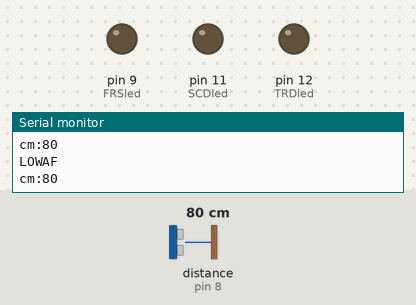
The sketch below on a simulated Arduino Uno, built with avr-gcc and run on an emulated ATmega328P. Parts: output pins drawn as LEDs (lit = HIGH), the last lines printed to the serial monitor. Wiring (inferred from the names in the program): ultrasonic range finder: trigger pin 7; echo pin 8. Inputs (shaded band) come from the test bench; at power-on: distance to the obstacle (sensor on pin 8) 80 cm. The echo pulse lasts 58.3 µs per cm; pins used as bus, display or sensor lines are not drawn.

Above: at 1.2 s.
1.3 s: distance to the obstacle (sensor on pin 8) set to 34 cm
2.8 s: distance to the obstacle (sensor on pin 8) set to 28 cm
At 3.5 s:
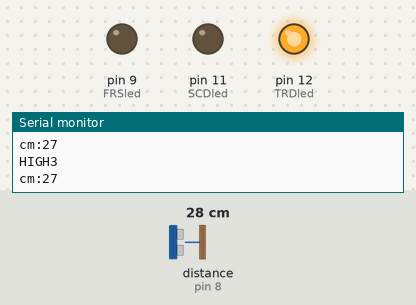
4.4 s: distance to the obstacle (sensor on pin 8) set to 17 cm
At 4.9 s:
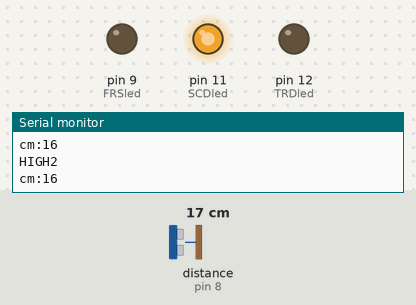
6.0 s: distance to the obstacle (sensor on pin 8) set to 2 cm
At 7.1 s:
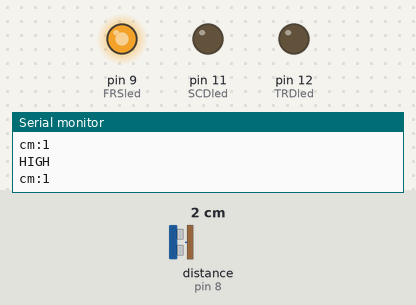
7.6 s: distance to the obstacle (sensor on pin 8) set to 120 cm
At 9.1 s:
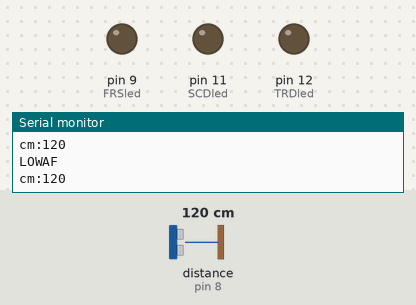
Timing chart, 0 to 10.6 s (numbered marks = the images above; inputs shaded):
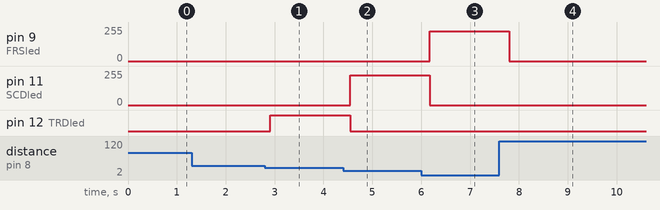

Measured:
- the behaviour switches between 31 and 30 cm on distance to the obstacle (sensor on pin 8) (found by bisection; images 0 and 1)
- after the input at 2.8 s, pin 12 (TRDled): LOW → HIGH after 0.11 s
- after the input at 4.4 s, pin 11 (SCDled): 0/255 → 225/255 after 0.15 s; pin 12 (TRDled): HIGH → LOW after 0.15 s
- after the input at 6.0 s, pin 9 (FRSled): 0/255 → 225/255 after 0.18 s; pin 11 (SCDled): 225/255 → 0/255 after 0.18 s
- after the input at 7.6 s, pin 9 (FRSled): 225/255 → 0/255 after 0.20 s

The sketch:

HC04_RGB_LED.ino
```cpp
const int EchoPin = 8; //feel the back-wave from the trig
const int TrigPin = 7; //trigers the chip to work
const int FRSled = 9;
const int SCDled = 11;
const int TRDled = 12;

long microsecondsToCentimeters(long microseconds) {
  return microseconds/29/2;
}

void setup() {
  Serial.begin(9600);
  pinMode(TrigPin, OUTPUT);
  pinMode(EchoPin, INPUT);
}

void loop() {
  long duration, cm;

  digitalWrite(TrigPin, LOW);
  delayMicroseconds(2);
  digitalWrite(TrigPin, HIGH);
  delayMicroseconds(10);
  digitalWrite(TrigPin, LOW);

  duration = pulseIn(EchoPin, HIGH);
  cm = microsecondsToCentimeters(duration);

  Serial.print("cm:");
  Serial.print(cm);
  Serial.println();
  delay(100);

  if (cm < 10) {
    analogWrite(FRSled, 225);
    analogWrite(SCDled, 0);
    analogWrite(TRDled, 0);
    Serial.println("HIGH");
  }

  else if (cm > 10 && cm < 20) {
    analogWrite(FRSled, 0);
    analogWrite(SCDled, 225);
    analogWrite(TRDled, 0);
    Serial.println("HIGH2");
  }

  else if (cm > 20 && cm < 30) {
    analogWrite(FRSled, 0);
    analogWrite(SCDled, 0);
    analogWrite(TRDled, 225);
    Serial.println("HIGH3");
  }


  else  {
    digitalWrite(FRSled, 0);
    digitalWrite(SCDled, 0);
    digitalWrite(TRDled, 0);
    Serial.println("LOWAF");
  }

}
```
